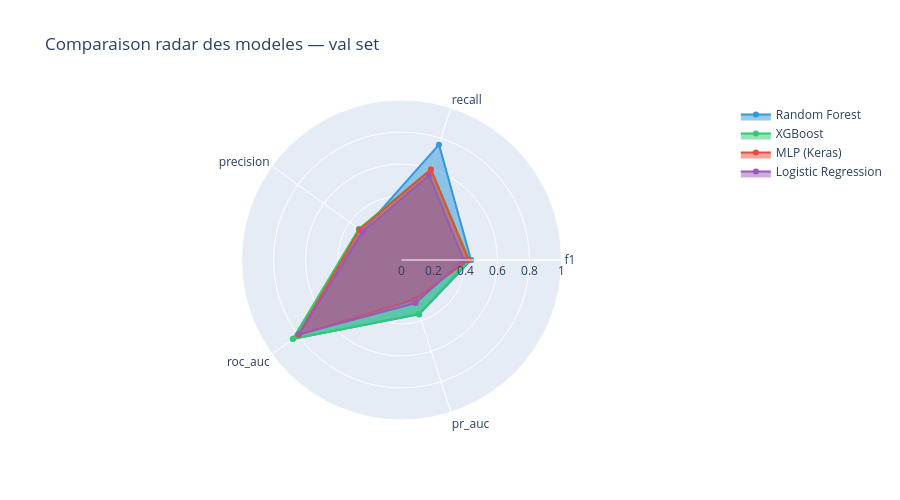

The cell this chart's notebook holds for it:
### Code cell
import plotly.graph_objects as go

metrics_radar = ['f1', 'recall', 'precision', 'roc_auc', 'pr_auc']
fig_radar = go.Figure()
palette = ['#3498db', '#2ecc71', '#e74c3c', '#9b59b6']

for i, (model_name, row) in enumerate(comparison_df.iterrows()):
    vals = [row[m] for m in metrics_radar]
    fig_radar.add_trace(go.Scatterpolar(
        r=vals + [vals[0]],
        theta=metrics_radar + [metrics_radar[0]],
        fill='toself', name=model_name,
        line_color=palette[i % len(palette)],
    ))

fig_radar.update_layout(
    polar=dict(radialaxis=dict(visible=True, range=[0, 1])),
    title='Comparaison radar des modeles — val set',
    height=500,
)
fig_radar.show()

try:
    fig_radar.write_image(str(FIGURES_DIR / '03_radar_models.png'))
    print('Radar chart sauvegarde.')
except Exception:
    print('(kaleido non installe — radar non sauvegarde en PNG, visible dans le notebook)')

### Figure 1 — Plotly figure (JSON) as saved in the notebook; plotly's stock layout.template omitted (floating-point values rounded to 4 significant figures)
{"data": [{"fill": "toself", "line": {"color": "#3498db"}, "name": "Random Forest", "r": [0.4345, 0.7582, 0.3045, 0.8378, 0.3574, 0.4345], "theta": ["f1", "recall", "precision", "roc_auc", "pr_auc", "f1"], "type": "scatterpolar"}, {"fill": "toself", "line": {"color": "#2ecc71"}, "name": "XGBoost", "r": [0.4242, 0.5948, 0.3297, 0.8399, 0.3536, 0.4242], "theta": ["f1", "recall", "precision", "roc_auc", "pr_auc", "f1"], "type": "scatterpolar"}, {"fill": "toself", "line": {"color": "#e74c3c"}, "name": "MLP (Keras)", "r": [0.4194, 0.5948, 0.3238, 0.7978, 0.26, 0.4194], "theta": ["f1", "recall", "precision", "roc_auc", "pr_auc", "f1"], "type": "scatterpolar"}, {"fill": "toself", "line": {"color": "#9b59b6"}, "name": "Logistic Regression", "r": [0.389, 0.5556, 0.2993, 0.7908, 0.2832, 0.389], "theta": ["f1", "recall", "precision", "roc_auc", "pr_auc", "f1"], "type": "scatterpolar"}], "layout": {"height": 500, "polar": {"radialaxis": {"range": [0, 1], "visible": true}}, "title": {"text": "Comparaison radar des modeles — val set"}}}
